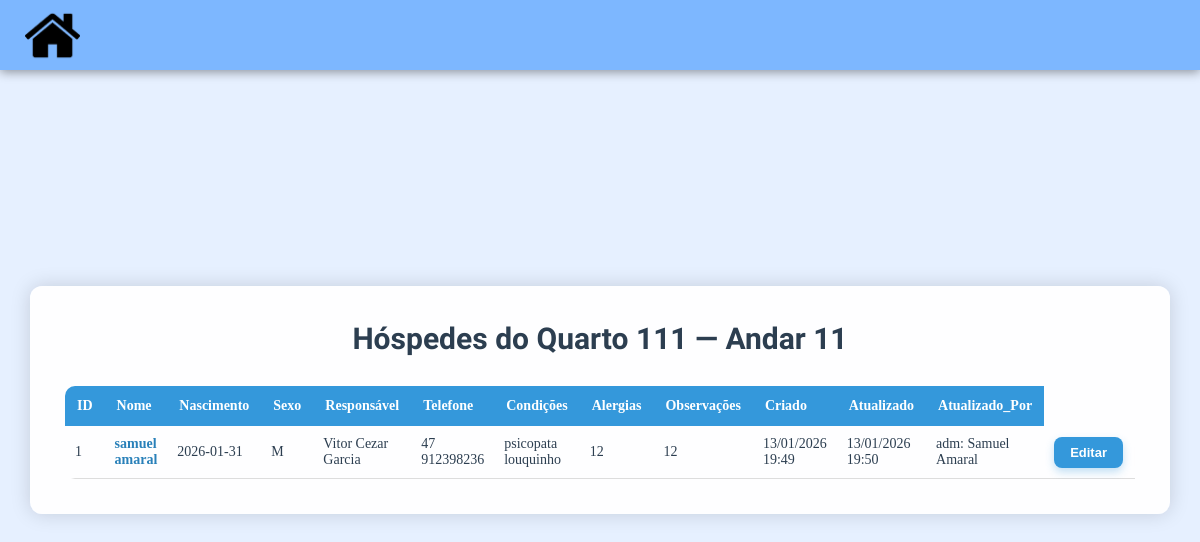
The page /adm/quartos/1/hospedes (signed in) on the database as committed earlier.
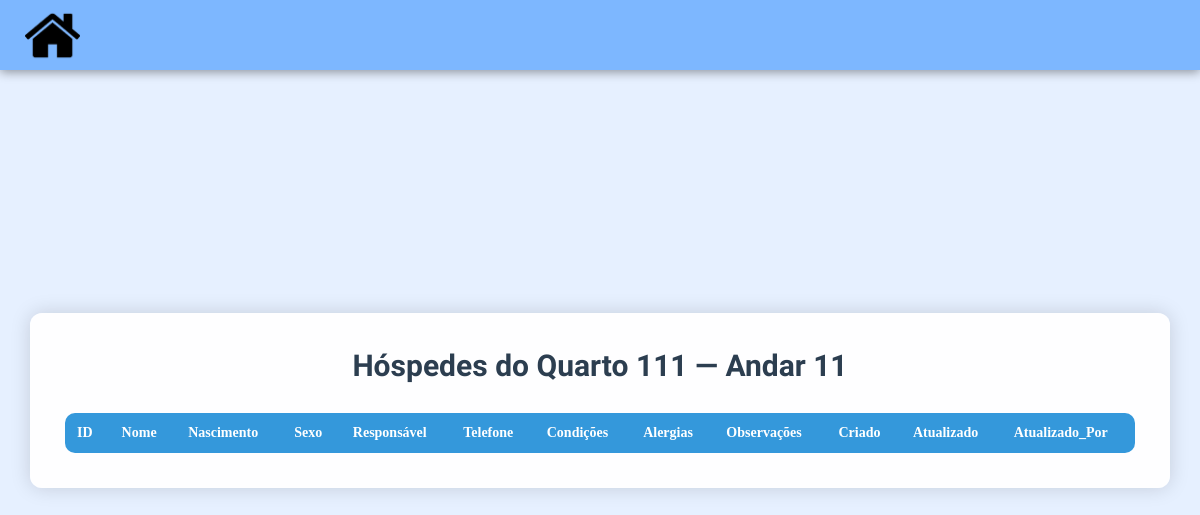
The same page on the database as committed later.
### Database/models/quartos.py (models this page shows)
class Quartos(BaseModel):
    id_quarto = AutoField()
    num_quarto = IntegerField()
    andar = IntegerField()
    class Meta:
        table_name = "quartos"

### Database/models/hospedes.py (models this page shows)
class Hospedes(BaseModel):
    id_hospede = AutoField()
    nome = CharField()
    data_nascimento = DateField()
    sexo = CharField(max_length=10)
    responsavel_nome = CharField(max_length=150)
    responsavel_telefone = CharField(max_length=20)
    condicoes_medicas = TextField(null=True)
    alergias = TextField(null=True)
    observacoes = TextField(null=True)
    criado_em = DateTimeField(default=datetime.datetime.now)
    atualizado_em = DateTimeField(default=datetime.datetime.now)
    atualizado_por = CharField(null=True)
    id_quarto = ForeignKeyField(Quartos, backref="hospedes", column_name="id_quarto", null=True)
    class Meta:
        database = db

### routes/adm.py (the view)
@rota_adm.route('/quartos/<int:id_quarto>/hospedes', methods=['GET'])
def ver_hospedes_quarto(id_quarto):
    check = validar_adm()
    if check:
        return check
    quarto = Quartos.get_or_none(Quartos.id_quarto == id_quarto)
    if not quarto:
        return "Quarto não encontrado", 404
    print(session)
    hospedes = list(quarto.hospedes)
    return render_template('adm/hospede_quarto.html', quarto=quarto,hospedes=hospedes )

### main.py (called while the page is built)
@app.after_request
def bloquear_cache(response):
    response.headers["Cache-Control"] = "no-store, no-cache, must-revalidate, private"
    response.headers["Pragma"] = "no-cache"
    response.headers["Expires"] = "0"
    return response

### routes/adm.py (called while the page is built)
def validar_adm():
    if 'cargo' not in session:
        return redirect(url_for('home.login'))
    if session.get("cargo") != "adm":
        return redirect(url_for('home.login'))
    return None

### templates/adm/hospede_quarto.html (shortened to what this page needs)
<!DOCTYPE html>
<html lang="pt-br">
<head>
    <link href='https://unpkg.com/boxicons@2.1.4/css/boxicons.min.css' rel='stylesheet'>
    <link rel="stylesheet" href="{{ url_for('static', filename='css/hospede_quarto.css') }}">
</head>
<body>
    <div class="top-bar">
        <div class="nav-group">
            <a href="{{ url_for('adm.painel') }}" class="nav-btn">
                <img src="{{ url_for('static', filename='img/menu.png') }}" class="nav-icon">
            </a>
        </div>
    </div>
    <div class="container-custom">
        <h1 class="titulo">
            Hóspedes do Quarto {{ quarto.num_quarto }} — Andar {{ quarto.andar }}
        </h1>
        <div class="table-container">
            <table>
                <thead>
                    <tr>
                        <th>ID</th>
                        <th>Nome</th>
                        <th>Nascimento</th>
                        <th>Sexo</th>
                        <th>Responsável</th>
                        <th>Telefone</th>
                        <th>Condições</th>
                        <th>Alergias</th>
                        <th>Observações</th>
                        <th>Criado</th>
                        <th>Atualizado</th>
                        <th>Atualizado_Por</th>
                    </tr>
                </thead>
                <tbody>
                    {% for h in hospedes %}
                    <tr>
                        <td>{{ h.id_hospede }}</td>
                        <td class="nome">{{ h.nome }}</td>
                        <td>{{ h.data_nascimento }}</td>
                        <td>{{ h.sexo }}</td>
                        <td>{{ h.responsavel_nome }}</td>
                        <td>{{ h.responsavel_telefone }}</td>
                        <td>{{ h.condicoes_medicas }}</td>
                        <td>{{ h.alergias }}</td>
                        <td>{{ h.observacoes }}</td>
                        <td>{{ h.criado_em.strftime('%d/%m/%Y %H:%M') if h.criado_em else '' }}</td>
                        <td>{{ h.atualizado_em.strftime('%d/%m/%Y %H:%M') if h.atualizado_em else '' }}</td>
                        <td>{{ h.atualizado_por or '—' }}</td>
                        <td>
                            <a href="{{ url_for('adm.editar_hospede', id=h.id_hospede) }}">
                                <button class="button_edit">Editar</button>
                            </a>
                        </td>
                        <td>
                        </td>
                    </tr>
                    {% endfor %}
                </tbody>
            </table>
        </div>
    </div>
</body>
</html>

### static/css/hospede_quarto.css (style rules this page uses)
* { margin: 0; padding: 0; box-sizing: border-box; }
body { min-height: 100vh; background-color: #e6f0ff; display: flex; justify-content: center; align-items: center; }
.container-custom { width: 95%; max-width: 1400px; background-color: rgba(255,255,255,0.95); border-radius: 12px; padding: 35px; box-shadow: 0 0 20px rgba(0,0,0,0.15); }
.titulo { text-align: center; font-size: 30px; color: #2c3e50; margin-bottom: 30px; font-family: "BBH Sans Hegarty", sans-serif; }
.table-container { overflow-x: auto; }
table { width: 100%; border-collapse: collapse; border-radius: 10px; overflow: hidden; }
thead { background-color: #3498db; }
th { padding: 12px; color: white; text-align: left; font-size: 14px; }
.top-bar { position: fixed; top: 0; left: 0; width: 100%; height: 70px; background: #7db7ff; display: flex; justify-content: flex-start; align-items: center; padding: 0 25px; box-shadow: 0 2px 10px rgba(0,0,0,0.4); z-index: 1000; }
.nav-group { display: flex; align-items: center; }
.nav-btn { display: flex; justify-content: center; align-items: center; width: 55px; height: 55px; border-radius: 12px; transition: 0.3s; text-decoration: none; }
.nav-icon { width: 55px; height: 55px; }

Rows that differ between the two databases and show on the page:
removed Hospedes: id_hospede "1", nome "samuel amaral", data_nascimento "2026-01-31", sexo "M", responsavel_nome "Vitor Cezar Garcia", responsavel_telefone "47 912398236", condicoes_medicas "psicopata louquinho", alergias "12", observacoes "12", criado_em "13/01/2026 19:49", atualizado_em "13/01/2026 19:50", atualizado_por "adm: Samuel Amaral"
